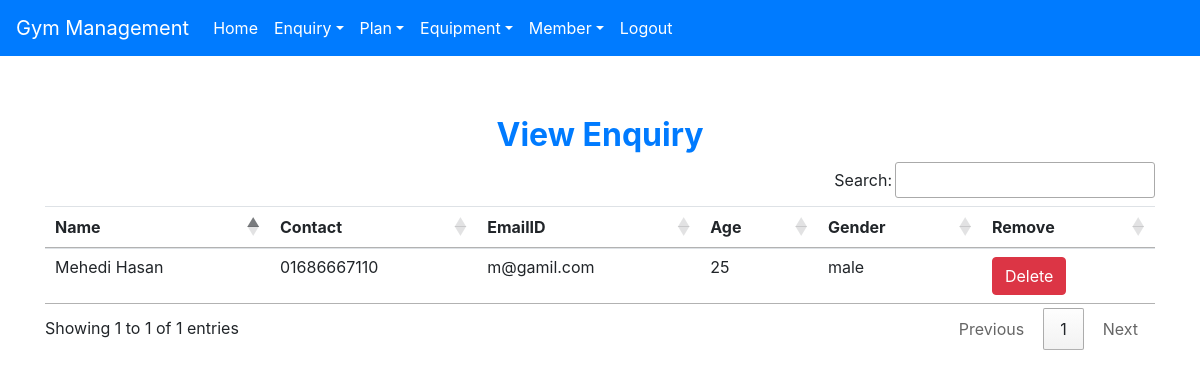
/view_enquiry (signed in), run on an earlier commit of the app's database.
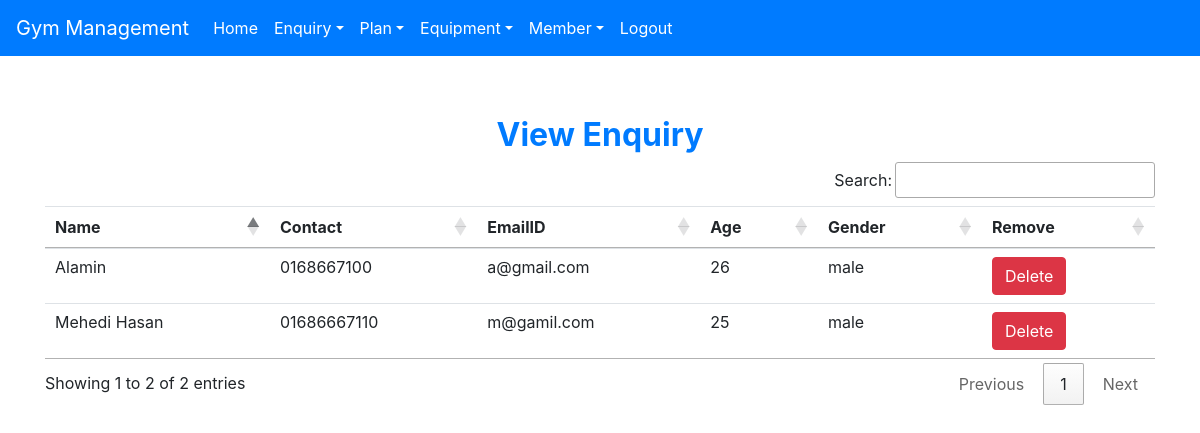
And on a later commit of the database.
### gym/models.py (models this page shows, shortened)
class Enquiry(models.Model):
    name = models.CharField(max_length=60)
    contact = models.CharField(max_length=10)
    emailid = models.CharField(max_length=60)
    age = models.CharField(max_length=40)
    gender = models.CharField(max_length=10)

### gym/views.py (the view)
# urls.py: path('view_enquiry', View_Enquiry, name='view_enquiry'),
def View_Enquiry(request):
    if not request.user.is_staff:
        return redirect('login')
    enq = Enquiry.objects.all()
    d = {'enq': enq}
    return render(request, 'view_enquiry.html', d)

### gym/templates/view_enquiry.html
{% extends 'navbar.html' %}
{% block body %}
<div class="container" style="margin-top: 60px">
    <h2 class="text-center text-primary font-weight-bold">View Enquiry</h2>
    <table id="example" class="table table-hover">
        <thead>
            <tr>
                <th>Name</th>
                <th>Contact</th>
                <th>EmailID</th>
                <th>Age</th>
                <th>Gender</th>
                <th>Remove</th>
            </tr>
        </thead>
        <tbody>
            {% for i in enq %}
                <tr>
                    <td>{{i.name}}</td>
                    <td>{{i.contact}}</td>
                    <td>{{i.emailid}}</td>
                    <td>{{i.age}}</td>
                    <td>{{i.gender}}</td>
                    <td><a class="btn btn-danger" href="{% url 'delete_enquiry' i.id %}" onclick="return confirm('Are you sure?')">Delete</a></td>
            {% endfor %}
        </tbody>
    </table>
</div>
{% endblock body %}

What changed in the data, as far as the page shows it:
added Enquiry: name "Alamin", contact "0168667100", emailid "a@gmail.com", age "26", gender "male"
Also different on the page:
text written by a page script: "Search: Showing 1 to 1 of 1 entries Previous 1 Next" → "Search: Showing 1 to 2 of 2 entries Previous 1 Next"
